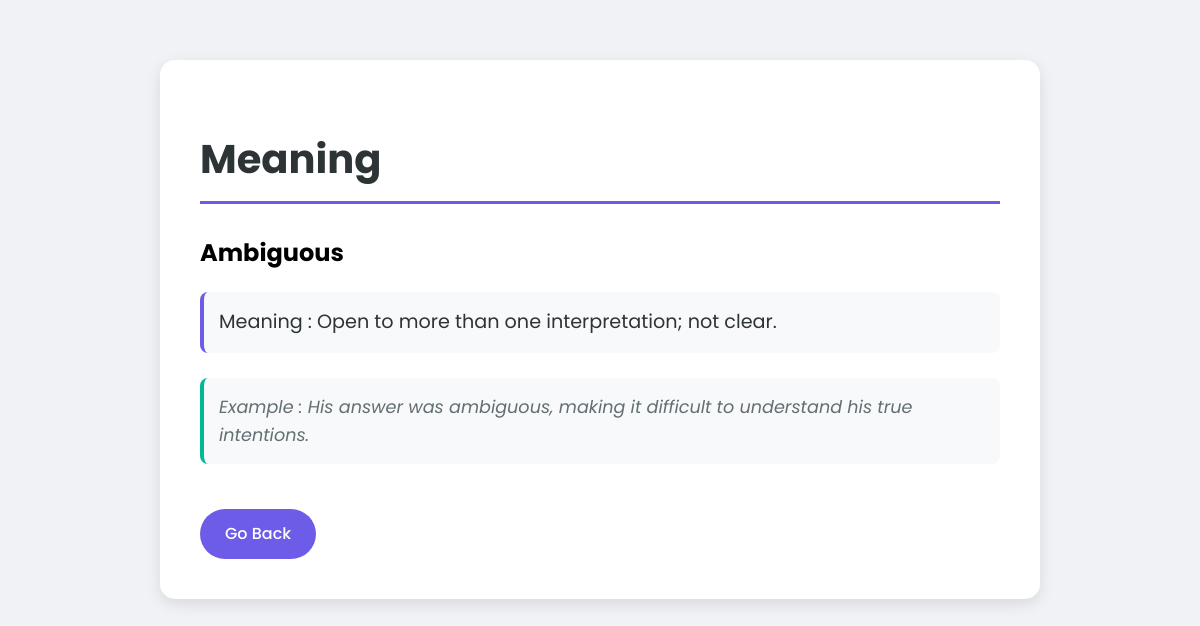
The page /Ambiguous/ on the database its author committed.
### dictapp/models.py (models this page shows, shortened)
class Dictionary(models.Model):
    word = models.CharField( max_length=50)
    meaning = models.CharField( max_length=200)
    example = models.CharField( max_length=200)

### dictapp/views.py (the view)
# urls.py: path('<str:word>/', views.meaning, name='word'),
def meaning(request, word):
    meaning = Dictionary.objects.get(word=word)
    meaning = meaning.meaning
    example = Dictionary.objects.get(word=word)
    example = example.example
    return render(request, 'dictapp/meaning.html', {
        'word': word,
        'meaning': meaning,
        'example': example
    })

### dictapp/templates/dictapp/meaning.html (shortened to what this page needs)
{% load static %}
<!DOCTYPE html>
<html lang="en">
<head>
    <link rel="stylesheet" href="{% static 'dictapp/css/meaning.css' %}">
</head>
<body>
    <div class="container">
        <h1>Meaning</h1>
        <h2><b>{{word}}</b></h2>
                <p>Meaning : {{ meaning }}</p>
                <p>Example : {{ example }}</p>
                <a href="{% url 'home' %}">Go Back</a>
            </div>
</body>
</html>

### dictapp/static/dictapp/css/meaning.css (style rules this page uses)
body { font-family: 'Poppins', sans-serif; line-height: 1.6; margin: 0; padding: 20px; background-color: #f0f2f5; min-height: 100vh; }
.container { max-width: 800px; margin: 40px auto; background: white; padding: 40px; border-radius: 15px; box-shadow: 0 5px 15px rgba(0,0,0,0.1); }
h1 { color: #2d3436; font-size: 2.5em; margin-bottom: 30px; border-bottom: 3px solid #6c5ce7; padding-bottom: 10px; }
p { font-size: 1.1em; color: #4a4a4a; margin-bottom: 25px; padding: 15px; background: #f8f9fa; border-radius: 8px; }
p:nth-of-type(1) { font-size: 1.2em; color: #2d3436; border-left: 4px solid #6c5ce7; }
p:nth-of-type(2) { font-style: italic; color: #636e72; border-left: 4px solid #00b894; }
a { display: inline-block; text-decoration: none; background: #6c5ce7; color: white; padding: 12px 25px; border-radius: 25px; margin-top: 20px; transition: all 0.3s ease; font-weight: 500; }

### rows shown on the page
Dictionary: word "Ambiguous", meaning "Open to more than one interpretation; not clear.", example "His answer was ambiguous, making it difficult to understand his true intentions."
